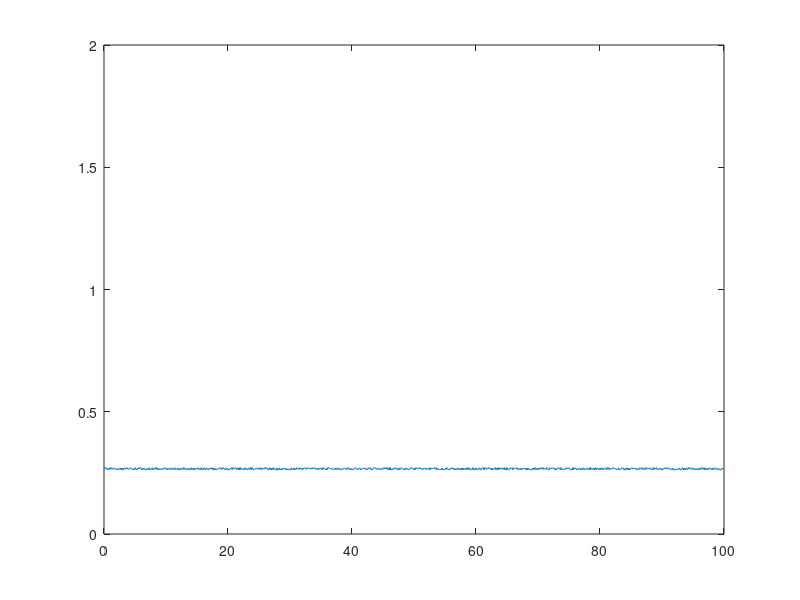

The MATLAB source for this figure: (Note: this script raises an error after producing the figure.)
%Set up 

%model (As in Gandhi et al)
D = 10; %Seed dispersal rate - Something funky going on here
L = 4; %Evap Rate
M = 1.8; %Mortality Rate
J = 0.003; %Water Use Efficiency
V = 63; %Advection Rate
R = 100; %Transpiration Rate
P = 250; %Precip rate (in 240<P<272 range for pattern formation

%Finite difference parameters
tmax = 5000; %number of timesteps to run
xmax = 1000; %number of gridpoints in space
dt = 0.01; %Timestep size
dx = 0.1; %Grid resolution
xax = linspace(0,(xmax-1)*dx,xmax);
domlength = dx*xmax;

%Preallocating size of W,B
W = zeros(tmax,xmax);
B=W;
Bsum = B(:,1);

% %DBCs
% Wx0 = 0; 
% Bx0 = 0.5; 

%ICs (perturbations about equilibrium
Beq = 0.5*(P*J/M + sqrt((P*J/M)^2-4*L/R)); 
Weq = M/(J*R*Beq);

    %Impulse ICs
%     W(1,1) = 2;
%     B(1,1) = 2;

for j = 1:xmax

%         %Uniform Noisy ICs
%         B(1,j) = 0.3 + (0.3*rand-0.15); % Initial vegetation density
%         W(1,j) = 0.3 + (0.3*rand-0.15); % Initial water concentration

%             Periodic ICs
            
%             B(1,j) = Beq + 0.01*(sin(0.25*j*domlength/xmax)); % Initial vegetation density
%             W(1,j) = Weq + 0.01*(sin(0.25*j*domlength/xmax)); % Initial water concentration

            B(1,j) = Beq + 0.01*(rand(1)-1/2); % Initial vegetation density
            W(1,j) = Weq + 0.01*(rand(1)-1/2); % Initial water concentration
            

%         %Step ICs
%         if j<xmax/2
%             B(1,j) = 0.3;
%             W(1,j) = 0.3;
%         else
%             B(1,j) = 0.45;
%             W(1,j) = 0.45;
%         end

end

%Keeping note of total biomass
Bsum(1) = sum(B(1,:))/xmax;

    figure(1)
    clf
    fig1 = gca;
    pl1 = plot(fig1,xax,B(1,:));
    
    ylim([0 2])
    drawnow

%Initialise the matrices

lambda = dt*V/dx;
mu = D*dt/(dx^2);

lambdaMat = diag(repmat(1+lambda,xmax,1)) + diag(repmat(-lambda,xmax-1,1),1);
lambdaMat(xmax,1) = -lambda;
lambdaMatInv = lambdaMat^-1;

muMat = diag(repmat(1+2*mu,xmax,1)) + diag(repmat(-mu,xmax-1,1),1) + diag(repmat(-mu,xmax-1,1),-1);
muMat(xmax,1) = -mu;
muMat(1,xmax) = -mu;
muMatInv = muMat^-1;


for i = 2:tmax
    Wrow = W(i-1,:);
    Brow = B(i-1,:);
    W(i,:) = (lambdaMatInv*(Wrow + dt*(-L*Wrow - R*Wrow.*Brow.^2 + P))')';
    B(i,:) = (muMatInv*(Brow + dt*(J*R*Wrow.*Brow.^2 - M*Brow))')';

if mod(i,100) == 0
    pl1.YData = B(i,:); 
    drawnow
    i
end
Bsum(i) = sum(B(i,:))/xmax;
end

%Total biomass over time plot, interesting
figure(2)
fig2 = gca;
pl2 = plot(fig2,1:tmax,Bsum);
ylabel('Total Biomass')
xlabel('Time')
title('Total Biomass Over Time')



        
